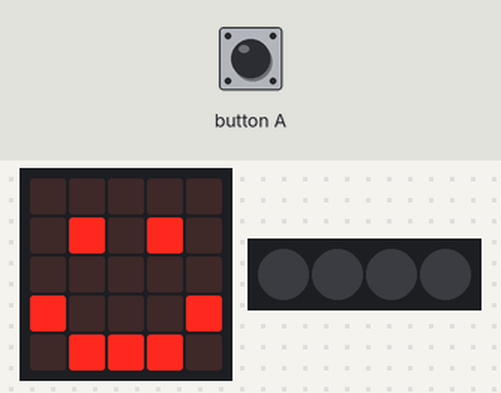
Recording of a program running on a simulated BBC micro:bit (MakeCode). Parts: the board's 5×5 LED display, 4 RGB LEDs in strip order, left to right. Inputs (shaded band) come from the test bench. Dim RGB values are drawn brighter than linear.

Above: at 1.8 s.
1.9 s: button A pressed for 0.15 s
At 3.0 s:
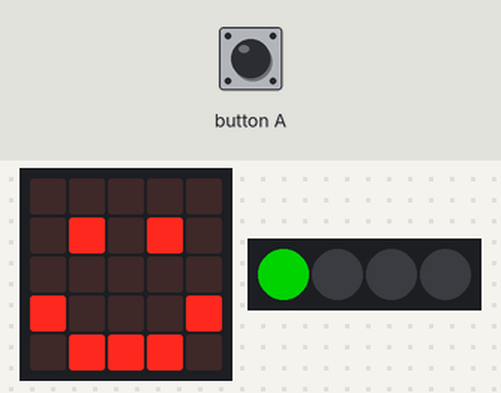
At 4.6 s:
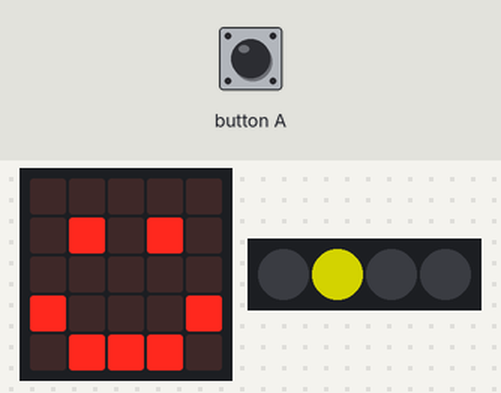
Timing chart, 0 to 9.6 s (numbered marks = the images above; inputs shaded):
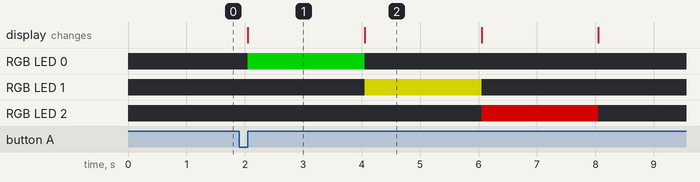

Measured:
- after the input at 1.9 s, RGB LED 0: off → RGB(0, 127, 0) after 0.15 s, → off 2.0 s later; RGB LED 1: off → RGB(127, 127, 0) after 2.2 s, → off 2.0 s later; RGB LED 2: off → RGB(127, 0, 0) after 4.2 s, → off 2.0 s later
- what the display in image 1 shows lasts 2.0 s, from 2.1 s to 4.1 s

The program:

main.ts
```typescript
// (licence header left out)
// variables
let neopixelStrip: neopixel.Strip = null

// Setup: clearing screen and initializing strip
basic.clearScreen()
neopixelStrip = neopixel.create(DigitalPin.P16, 4, NeoPixelMode.RGB)
neopixelStrip.clear()
neopixelStrip.show()
basic.showIcon(IconNames.Happy)

input.onButtonPressed(Button.A, function () {
  // displays green neopixel light
  neopixelStrip.setPixelColor(0, neopixel.colors(NeoPixelColors.Green))
  neopixelStrip.show()
  neopixelStrip.setPixelColor(0, neopixel.colors(NeoPixelColors.Black))
  basic.pause(2000)

  // displays yellow neopixel light
  neopixelStrip.setPixelColor(1, neopixel.colors(NeoPixelColors.Yellow))
  neopixelStrip.show()
  neopixelStrip.setPixelColor(1, neopixel.colors(NeoPixelColors.Black))
  basic.pause(2000)

  // displays red neopixel light
  neopixelStrip.setPixelColor(2, neopixel.colors(NeoPixelColors.Red))
  neopixelStrip.show()
  neopixelStrip.setPixelColor(2, neopixel.colors(NeoPixelColors.Black))
  basic.pause(2000)

  // clear lights to reset for next cycle
  neopixelStrip.clear()
  neopixelStrip.show()
  basic.showIcon(IconNames.Happy)
})
```
